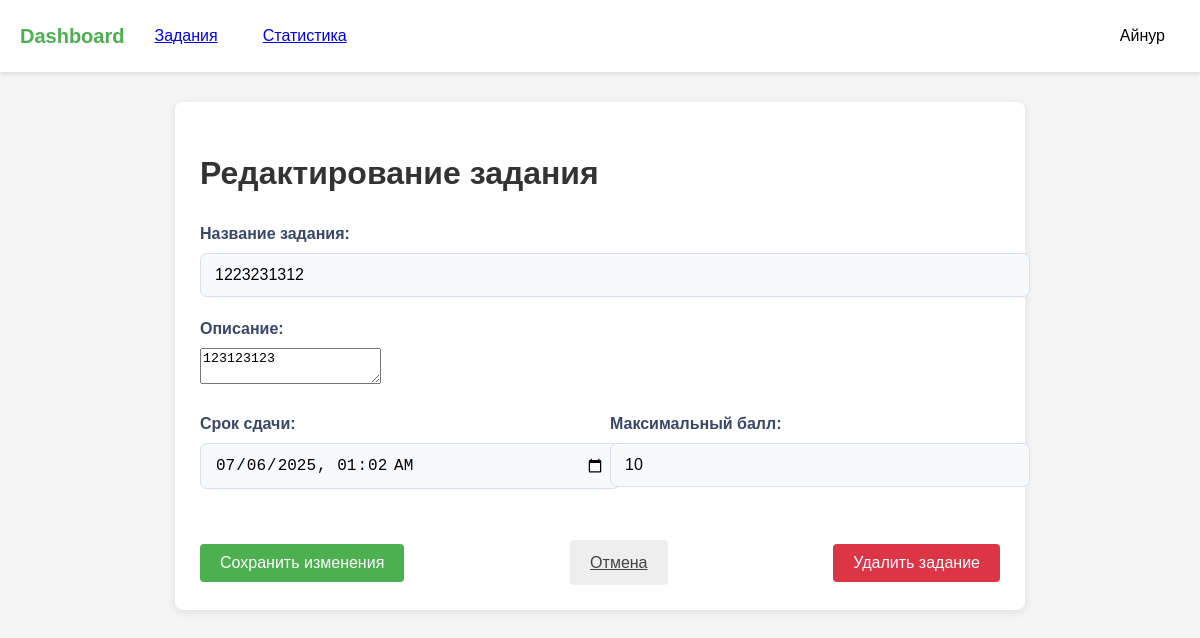
/assignments/1/edit (signed in), run on the app's committed database.
### models.py (models this page shows)
class User(UserMixin, db.Model):
    id = db.Column(db.Integer, primary_key=True)
    name = db.Column(db.String(150))
    email = db.Column(db.String(150), unique=True)
    password = db.Column(db.String(150))
    role = db.Column(db.String(50))  # 'student' or 'teacher'
    group = db.Column(db.String(50))
    first_name = db.Column(db.String(150))
    last_name = db.Column(db.String(150))
    age = db.Column(db.Integer)
    gender = db.Column(db.String(10))  # 'male', 'female', 'other'
    students = db.relationship(
        'User',
        secondary=teacher_student,
        primaryjoin=(id == teacher_student.c.teacher_id),
        secondaryjoin=(id == teacher_student.c.student_id),
        backref=db.backref('teachers', lazy='dynamic'),
        lazy='dynamic'
    )

class Assignment(db.Model):
    id = db.Column(db.Integer, primary_key=True)
    title = db.Column(db.String(100), nullable=False)
    description = db.Column(db.Text, nullable=False)
    deadline = db.Column(db.DateTime)
    max_score = db.Column(db.Integer, default=10)
    teacher_id = db.Column(db.Integer, db.ForeignKey('user.id'))
    created_at = db.Column(db.DateTime, default=datetime.utcnow)
    submissions = db.relationship('Submission', backref='assignment', lazy=True)
    questions = db.relationship('Question', backref='assignment', cascade='all, delete-orphan', lazy=True)

### main.py (the view, shortened to what this page needs)
@main.route('/assignments/<int:assignment_id>/edit', methods=['GET', 'POST'])
@login_required
def edit_assignment(assignment_id):
    assignment = Assignment.query.get_or_404(assignment_id)
    if current_user.role != 'teacher' or assignment.teacher_id != current_user.id:
        abort(403)
    return render_template('edit_assignment.html', assignment=assignment)

### app.py (called while the page is built)
def create_app():
    app = Flask(__name__)
    app.config['SECRET_KEY'] = 'your_secret_key'
    app.config['SQLALCHEMY_DATABASE_URI'] = 'sqlite:///data.db'
    app.config['SQLALCHEMY_TRACK_MODIFICATIONS'] = False
    app.config['TEMPLATES_AUTO_RELOAD'] = True
    db.init_app(app)
    login_manager.init_app(app)
    login_manager.login_view = 'auth.login'
    from models import User
    @login_manager.user_loader
    def load_user(user_id):
        return User.query.get(int(user_id))
    from auth import auth as auth_blueprint
    app.register_blueprint(auth_blueprint)
    from main import main as main_blueprint
    app.register_blueprint(main_blueprint)
    return app

### templates/edit_assignment.html (shortened to what this page needs)
{% extends "base.html" %}
{% block content %}
<div class="form-container">
    <h1>Редактирование задания</h1>
    <form method="POST" class="assignment-form">
        <div class="form-group">
            <label for="title">Название задания:</label>
            <input type="text" id="title" name="title" value="{{ assignment.title }}" required class="form-input">
        </div>
        <div class="form-group">
            <label for="description">Описание:</label>
            <textarea id="description" name="description" required class="form-textarea">{{ assignment.description }}</textarea>
        </div>
        <div class="form-row">
            <div class="form-group">
                <label for="deadline">Срок сдачи:</label>
                <input type="datetime-local" id="deadline" name="deadline"
                       value="{{ assignment.deadline.strftime('%Y-%m-%dT%H:%M') if assignment.deadline else '' }}"
                       class="form-input">
            </div>
            <div class="form-group">
                <label for="max_score">Максимальный балл:</label>
                <input type="number" id="max_score" name="max_score" min="1"
                       value="{{ assignment.max_score }}" required class="form-input">
            </div>
        </div>
        <div class="form-actions">
            <button type="submit" class="btn btn-primary">Сохранить изменения</button>
            <a href="{{ url_for('main.dashboard') }}" class="btn btn-secondary">Отмена</a>
            <form method="POST" action="{{ url_for('main.delete_assignment', assignment_id=assignment.id) }}" style="display: inline;">
                <button type="submit" class="btn btn-danger" onclick="return confirm('Вы уверены, что хотите удалить это задание?')">Удалить задание</button>
            </form>
        </div>
    </form>
</div>
{% endblock %}

### templates/base.html (shortened to what this page needs)
<!DOCTYPE html>
<html lang="ru">
<head>
    <link rel="stylesheet" href="../static/style.css">
</head>
<body>
    <header class="header">
        <nav class="navbar">
            <div class="nav-left">
                <a href="{{ url_for('main.dashboard') }}" class="logo">Dashboard</a>
                {% if current_user.is_authenticated %}
                    {% if current_user.role == 'teacher' %}
                        <a href="{{ url_for('main.create_assignment') }}" class="nav-btn">Задания</a>
                    {% else %}
                        <a href="{{ url_for('main.assignments_list') }}" class="nav-btn">Задания</a>
                    {% endif %}
                    <a href="{{ url_for('main.statistics') }}" class="nav-btn">Статистика</a>
                {% endif %}
            </div>
            <div class="nav-right">
                {% if current_user.is_authenticated %}
                <div class="profile-dropdown">
                    <button class="nav-btn profile-btn">{{ current_user.name }}{% if current_user.last_name %} {{ current_user.last_name }}{% endif %}</button>
                </div>
                {% else %}
                <a href="{{ url_for('auth.login') }}" class="nav-btn">Вход</a>
                {% endif %}
            </div>
        </nav>
    </header>
    <main>
        {% block content %}{% endblock %}
    </main>
</body>
</html>

### static/style.css (style rules this page uses)
:root { --primary-color: #4CAF50; --primary-hover: #45a049; --danger-color: #dc3545; --danger-hover: #c82333; --text-color: #333; --light-gray: #f8f9fa; --medium-gray: #e9ecef; --dark-gray: #6c757d; --shadow: 0 2px 10px rgba(0, 0, 0, 0.1); }
body { margin: 0; font-family: 'Arial', sans-serif; background-color: #f5f5f5; color: var(--text-color); line-height: 1.6; }
.navbar { display: flex; justify-content: space-between; align-items: center; padding: 15px 20px; background-color: white; box-shadow: 0 2px 4px rgba(0, 0, 0, 0.1); }
.nav-left, .nav-right { display: flex; align-items: center; gap: 15px; }
.logo { font-size: 1.25rem; font-weight: bold; color: var(--primary-color); text-decoration: none; transition: color 0.3s; }
.nav-btn { padding: 8px 15px; background: none; border: none; cursor: pointer; font-size: 1rem; border-radius: 4px; transition: all 0.3s; }
.profile-dropdown { position: relative; }
.form-container { max-width: 800px; margin: 30px auto; padding: 25px; background: white; border-radius: 8px; box-shadow: var(--shadow); }
.form-group { margin-bottom: 1.25rem; }
.form-input { width: 100%; padding: 10px 12px; border: 1px solid #ddd; border-radius: 4px; font-size: 1rem; transition: border 0.3s; }
.btn { display: inline-block; padding: 10px 20px; border: none; border-radius: 4px; font-size: 1rem; cursor: pointer; text-align: center; transition: background 0.3s; }
.btn-primary { background-color: var(--primary-color); color: white; }
.btn-danger { background-color: var(--danger-color); color: white; }
.form-row { display: flex; gap: 20px; }
.form-row .form-group { flex: 1; }
.form-group { margin-bottom: 1.2rem; }
.form-group label { display: block; margin-bottom: 0.4rem; font-weight: 600; color: #394867; font-size: 1rem; }
.form-group input, .form-group select { width: 100%; padding: 12px 14px; border: 1px solid #d7e0ea; border-radius: 7px; background: #f7f9fb; font-size: 1rem; transition: border 0.3s, box-shadow 0.3s; }
.form-actions { display: flex; justify-content: space-between; align-items: center; margin-top: 2rem; gap: 15px; }
.btn-secondary { background: #eee; color: #444; border: none; }

### data on the page
User: name "Айнур"
Assignment: title "1223231312", description "123123123", deadline "07/06/2025 01:02", max_score "10"
